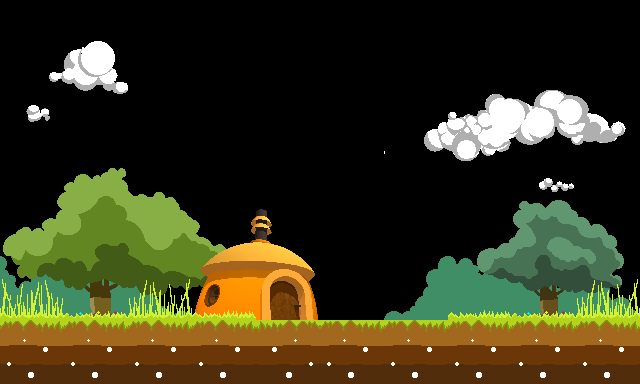

Below is a game level as drawn by its tile map, then a one-line description and the .tmx that defines it (tile-layer data replaced by summaries):
An orthogonal 10x6 tile map with 64x64 px tiles, 4 tile layers (queso, fondieu, house, 1 plano), 2 tilesets and 3 objects (2x Warp, Door).

<map version="1.0" orientation="orthogonal" width="10" height="6" tilewidth="64" tileheight="64">
 <tileset firstgid="1" name="home" tilewidth="64" tileheight="64">
  <image source="home.png" width="512" height="512" />
  <tile id="0">
   <properties>
    <property name="Collision" value="" />
   </properties>
  </tile>
 </tileset>
 <tileset firstgid="65" name="PLANCHA3" tilewidth="64" tileheight="64">
  <image source="PLANCHA3.png" width="512" height="512" />
 </tileset>
 <layer name="queso" width="10" height="6">
  <data>[60 cells, 19 non-empty, 17 distinct tile ids]</data>
 </layer>
 <layer name="fondieu" width="10" height="6">
  <data>[60 cells, 18 non-empty, 18 distinct tile ids]</data>
 </layer>
 <layer name="house" width="10" height="6">
  <data>[60 cells, 4 non-empty, 4 distinct tile ids]</data>
 </layer>
 <layer name="1 plano" width="10" height="6">
  <data>[60 cells, 17 non-empty, 4 distinct tile ids]</data>
 </layer>
 <objectgroup name="Capa de Objetos 1" width="10" height="6">
  <object name="Start" type="Door" x="256" y="256" width="64" height="64">
   <properties>
    <property name="Exit" value="/Levels/parallax.tmx" />
   </properties>
  </object>
  <object name="salida" type="Warp" x="-54" y="0" width="64" height="320">
   <properties>
    <property name="Warp" value="exit" />
   </properties>
  </object>
  <object name="salida" type="Warp" x="631" y="0" width="64" height="320">
   <properties>
    <property name="Warp" value="exit" />
   </properties>
  </object>
 </objectgroup>
</map>
